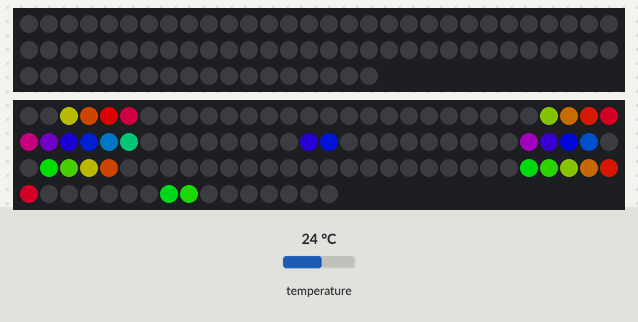
The sketch below on a simulated Arduino Uno, built with avr-gcc and run on an emulated ATmega328P. On the bench: 78 RGB LEDs in strip order, left to right, continuing on the next row, 106 RGB LEDs in strip order, left to right, continuing on the next row. The test bench sets the inputs (shaded band); at power-on: temperature 24 °C. Dim RGB values are drawn brighter than linear; what the sketch prints to the serial monitor is not drawn.

Above: at 6.1 s.

The sketch:

LettersTest.ino
```cpp
#include <Adafruit_NeoPixel.h>

#include "RTClib.h"
//RTCZero rtc;
RTC_DS3231 rtc;
#define DayLED_PIN    4
#define Day_Count  78
#define DateLED_PIN    3
#define Date_Count  106
int pixelsDOW[78];
Adafruit_NeoPixel stripDay(Day_Count, DayLED_PIN, NEO_GRB + NEO_KHZ800);
Adafruit_NeoPixel stripDate(Date_Count, DateLED_PIN, NEO_GRB + NEO_KHZ800);
//each digit has 26 pixels
int pixelsDate[106];
int numdigits(int i) {
  char str[20];

  sprintf(str, "%d", i);
  return (strlen(str));
}


void outputDigitsDOW(char letter1, char letter2, char letter3) {
  int nums[][26] = {
    // 0   1   2   3   4   5   6   7   8   9  10  11  12  13  14  15  16  17  18  19  20  21  22  23  24  25
    {  0,  1, -1, -1, -1, -1, -1, -1, -1, -1, 10, 11, 12, 13, -1, -1, 16, 17, -1, -1, 20, 21, 22, 23, 24, 25  }, // m //0
    { -1, -1, -1, -1, -1, -1, -1, -1, -1, -1, 10, 11, 12, 13, 14, 15, 16, 17, -1, -1, 20, 21, 22, 23, 24, 25  }, // o //1
    {  0,  1, -1, -1, -1, -1,  6,  7, -1, -1, 10, 11, 12, 13, 14, 15, -1, -1, -1, -1, 20, 21, 22, 23, -1, -1  }, // n //2
    {  0,  1,  2,  3,  4,  5, -1, -1,  8,  9, 10, 11, 12, 13, -1, -1, 16, 17, 18, 19, 20, 21, -1, -1, 24, 25  }, // t //3
    { -1, -1, -1, -1, -1, -1,  6,  7, -1, -1, 10, 11, 12, 13, 14, 15, 16, 17, -1, -1, 20, 21, 22, 23, 24, 25  }, // u //4
    { -1, -1,  2,  3,  4,  5, -1, -1, -1, -1, -1, -1, 12, 13, 14, 15, 16, 17, -1, -1, 20, 21, 22, 23, 24, 25  }, // e //5
    { -1, -1, -1, -1, -1, -1,  6,  7, -1, -1, 10, 11, 12, 13, 14, 15, 16, 17, -1, -1, 20, 21, -1, -1, 24, 25  }, // w //6
    {  0, -1, -1, -1, -1, -1, -1,  7,  8,  9, 10, 11, 12, 13, -1, -1, 16, 17, 18, 19, 20, 22, -1, -1, 24, 25  }, // d //7
    {  0,  1, -1, -1, -1, -1,  6,  6, -1, -1, -1, -1, 12, 13, 14, 15, 16, 17, -1, -1, 20, 21, 22, 23, 24, 25  }, // h //8
    {  0,  1,  2,  3, -1, -1, -1, -1, -1, -1, -1, -1, 12, 13, 14, 15, 16, 17, -1, -1, 20, 21, 22, 23, -1, -1  }, // r //9
    {  0,  1,  2,  3,  4,  5, -1, -1, -1, -1, -1, -1, 12, 13, 14, 15, 16, 17, -1, -1, 20, 21, 22, 23, 24, 25  }, // f //10
    {  0,  1,  2,  3,  4,  5,  6,  7,  8,  9, 10, 11, 12, 13, -1, -1, 16, 17, 18, 19, 20, 21, -1, -1, 24, 25  }, // i //11
    { -1, -1, -1, -1,  4,  5, -1, -1, -1, -1, -1, -1, 12, 13, 14, 15, 16, 17, 18, 19, 20, 21, 22, 23, 24, 25  }, // s //12
    {  0,  1, -1, -1, -1, -1, -1, -1, -1, -1, -1, -1, 12, 13, 14, 15, 16, 17, -1, -1, 20, 21, 22, 23, 24, 25  }, // a //13
  };
  switch (letter1) {
      break;
    case 'm':
      for (int j = 0; j < 26; j++) {
        pixelsDOW[j] = nums[0][j - 0] ;
      }
      break;
    case 'o':
      for (int j = 0; j < 26; j++) {
        pixelsDOW[j] = nums[1][j - 0] ;
      }
      break;
    case 'n':
      for (int j = 0; j < 26; j++) {
        pixelsDOW[j] = nums[2][j - 0] ;
      }
      break;
    case 't':
      for (int j = 0; j < 26; j++) {
        pixelsDOW[j] = nums[3][j - 0] ;
      }
      break;
    case 'u':
      for (int j = 0; j < 26; j++) {
        pixelsDOW[j] = nums[4][j - 0] ;
      }
      break;
    case 'e':
      for (int j = 0; j < 26; j++) {
        pixelsDOW[j] = nums[5][j - 0];
      }
      break;
    case 'w':
      for (int j = 0; j < 26; j++) {  //
        pixelsDOW[j] = nums[6][j - 0];
      }
      break;
    case 'd':
      for (int j = 0; j < 26; j++) {
        pixelsDOW[j] = nums[7][j - 0] ;
      }
      break;
    case 'h':
      for (int j = 0; j < 26; j++) {
        pixelsDOW[j] = nums[8][j - 0] ;
      }
      break;
    case 'r':
      for (int j = 0; j < 26; j++) {
        pixelsDOW[j] = nums[9][j - 0] ;
      }
      break;
    case 'f':
      for (int j = 0; j < 26; j++) {
        pixelsDOW[j] = nums[10][j - 0] ;
      }
      break;
    case 'i':
      for (int j = 0; j < 26; j++) {
        pixelsDOW[j] = nums[11][j - 0] ;
      }
      break;
    case 's':
      for (int j = 0; j < 26; j++) {
        pixelsDOW[j] = nums[12][j - 0] ;
      }
      break;
    case 'a':
      for (int j = 0; j < 26; j++) {
        pixelsDOW[j] = nums[13][j - 0] ;
      }
      break;
    default:
      for (int j = 52; j < 78; j++) {
        pixelsDOW[j] = j;
      }
      break;
  }
  switch (letter2) {
      break;
    case 'm':
      for (int j = 26; j < 52; j++) {
        pixelsDOW[j] = nums[0][j - 26] ;
      }
      break;
    case 'o':
      for (int j = 26; j < 52; j++) {
        pixelsDOW[j] = nums[1][j - 26] ;
      }
      break;
    case 'n':
      for (int j = 26; j < 52; j++) {
        pixelsDOW[j] = nums[2][j - 26] ;
      }
      break;
    case 't':
      for (int j = 26; j < 52; j++) {
        pixelsDOW[j] = nums[3][j - 26] ;
      }
      break;
    case 'u':
      for (int j = 26; j < 52; j++) {
        pixelsDOW[j] = nums[4][j - 26] ;
      }
      break;
    case 'e':
      for (int j = 26; j < 52; j++) {
        pixelsDOW[j] = nums[5][j - 26];
      }
      break;
    case 'w':
      for (int j = 26; j < 52; j++) {  //
        pixelsDOW[j] = nums[6][j - 26];
      }
      break;
    case 'd':
      for (int j = 26; j < 52; j++) {
        pixelsDOW[j] = nums[7][j - 26] ;
      }
      break;
    case 'h':
      for (int j = 26; j < 52; j++) {
        pixelsDOW[j] = nums[8][j - 26] ;
      }
      break;
    case 'r':
      for (int j = 26; j < 52; j++) {
        pixelsDOW[j] = nums[9][j - 26] ;
      }
      break;
    case 'f':
      for (int j = 26; j < 52; j++) {
        pixelsDOW[j] = nums[10][j - 26] ;
      }
      break;
    case 'i':
      for (int j = 26; j < 52; j++) {
        pixelsDOW[j] = nums[11][j - 26] ;
      }
      break;
    case 's':
      for (int j = 26; j < 52; j++) {
        pixelsDOW[j] = nums[12][j - 26] ;
      }
      break;
    case 'a':
      for (int j = 26; j < 52; j++) {
        pixelsDOW[j] = nums[13][j - 26] ;
      }
      break;
    default:
      for (int j = 52; j < 78; j++) {
        pixelsDOW[j] = j - 26;
      }

      break;
  }
  switch (letter3) {
      break;
    case 'm':
      for (int j = 52; j < 78; j++) {
        pixelsDOW[j] = nums[0][j - 52] ;
      }
      break;
    case 'o':
      for (int j = 52; j < 78; j++) {
        pixelsDOW[j] = nums[1][j - 52] ;
      }
      break;
    case 'n':
      for (int j = 52; j < 78; j++) {
        pixelsDOW[j] = nums[2][j - 52] ;
      }
      break;
    case 't':
      for (int j = 52; j < 78; j++) {
        pixelsDOW[j] = nums[3][j - 52] ;
      }
      break;
    case 'u':
      for (int j = 52; j < 78; j++) {
        pixelsDOW[j] = nums[4][j - 52] ;
      }
      break;
    case 'e':
      for (int j = 52; j < 78; j++) {
        pixelsDOW[j] = nums[5][j - 52];
      }
      break;
    case 'w':
      for (int j = 52; j < 78; j++) {  //
        pixelsDOW[j] = nums[6][j - 52];
      }
      break;
    case 'd':
      for (int j = 52; j < 78; j++) {
        pixelsDOW[j] = nums[7][j - 52] ;
      }
      break;
    case 'h':
      for (int j = 52; j < 78; j++) {
        pixelsDOW[j] = nums[8][j - 52] ;
      }
      break;
    case 'r':
      for (int j = 52; j < 78; j++) {
        pixelsDOW[j] = nums[9][j - 52] ;
      }
      break;
    case 'f':
      for (int j = 52; j < 78; j++) {
        pixelsDOW[j] = nums[10][j - 52] ;
      }
      break;
    case 'i':
      for (int j = 52; j < 78; j++) {
        pixelsDOW[j] = nums[11][j - 52] ;
      }
      break;
    case 's':
      for (int j = 52; j < 78; j++) {
        pixelsDOW[j] = nums[12][j - 52] ;
      }
      break;
    case 'a':
      for (int j = 52; j < 78; j++) {
        pixelsDOW[j] = nums[13][j - 52] ;
      }
      break;
    default:
      for (int j = 52; j < 78; j++) {
        pixelsDOW[j] = j - 52;
      }
      break;
  }
}

void setup() {
  Serial.begin(9600);
  stripDay.begin();  // INITIALIZE NeoPixel strip object (REQUIRED)
  stripDay.show();   // Turn OFF all pixels ASAP
  stripDay.clear();
  stripDay.setBrightness(150);

  stripDate.begin();  // INITIALIZE NeoPixel strip object (REQUIRED)
  stripDate.show();   // Turn OFF all pixels ASAP
  stripDate.clear();
  stripDate.setBrightness(150);
  rtc.begin();
  //outputDigits (9,2,3,5);
  //  char *c = &PSTDOW1[0];
  //     char *d = &PSTDOW2[0];
  //     char *e = &PSTDOW3[0];
  //  outputDigitsDOW ('s', 'a', 't');
  //stripDay.setPixelColor(i, stripDay.Color(150, 0,  150));

}
uint32_t Wheel(byte WheelPos) {
  if (WheelPos < 85) {
    return stripDay.Color(WheelPos * 3, 255 - WheelPos * 3, 0);
  } else if (WheelPos < 170) {
    WheelPos -= 85;
    return stripDay.Color(255 - WheelPos * 3, 0, WheelPos * 3);
  } else {
    WheelPos -= 170;
    return stripDay.Color(0, WheelPos * 3, 255 - WheelPos * 3);
  }
}
void loop() {
  uint16_t i, j;

  for (i = 0; i < stripDay.numPixels(); i++) {
    if (pixelsDOW[i] == -1) {
      //      stripDay.setPixelColor(i, stripDay.Color(150, 0,  150));
      stripDay.setPixelColor(i, Wheel((i * 21 + j) & 255));

    } else {
      stripDay.setPixelColor(i, stripDay.Color(0, 0,  0));

      //  stripSecondRow.setPixelColor(i, Wheel((i * 21 + j) & 255));
    }
  }

  for (i = 0; i < stripDate.numPixels(); i++) {
    if (pixelsDate[i] == -1) {
      //      stripDay.setPixelColor(i, stripDay.Color(150, 0,  150));
      stripDate.setPixelColor(i, Wheel((i * 21 + j) & 255));

    } else {
      stripDate.setPixelColor(i, stripDate.Color(0, 0,  0));

      //  stripSecondRow.setPixelColor(i, Wheel((i * 21 + j) & 255));
    }
  }


  delay(3000);
  stripDay.show();
  stripDate.show();
  //Serial.println(rtc.getTemperature());ppp
  // outputDigitsDOW ('m', 'o', 'n');
  //outputDigitsDOW ('t', 'u', 'e');
  //outputDigitsDOW ('w', 'e', 'd');
  //outputDigitsDOW ('t', 'h', 'u');
  //outputDigitsDOW ('f', 'r', 'i');
  //outputDigitsDOW ('s', 'a', 't');
  //outputDigitsDOW ('s', 'u', 'n');

  Serial.print("Temperature: ");
  Serial.print(rtc.getTemperature());
  Serial.println(" C");


  Serial.println("xyzzy");
  outputDigitsTemp(40, "F");
  //  outputDigitsTemp(rtc.getTemperature(), "F");
}


void outputDigitsTemp(int Temperature, String units) {
  String temp1;
  String temp2;
  String temp3;
  int digit2;
  int digit3;
  int digit1;
  int Temp3;
  String TempUnits;
  bool ShowThirdDigit = false;
  if (units == "F") {
    Serial.println("CaveMan Temperature");
    Serial.println(numdigits(Temperature));
    Serial.println(Temperature);
    int Temperature2 = (Temperature * 1.8) + 32;
    temp1 = String(Temperature2).substring(0, 1);
    temp2 = String(Temperature2).substring(1, 2);
    if (numdigits(Temperature2) > 2) {
      ShowThirdDigit = true;
      temp3 = String(Temperature2).substring(2, 3);
      digit3 = temp3.toInt();
    } else {
    }
    digit1 = temp1.toInt();
    digit2 = temp2.toInt();
    Serial.println((String)digit1);
    Serial.println((String)digit2);
    TempUnits = "F";
  } else {
    temp1 = String(Temperature).substring(0, 1);
    temp2 = String(Temperature).substring(1, 2);
    if (numdigits(Temperature) > 2) {
      ShowThirdDigit = true;
      temp3 = String(Temperature).substring(2, 3);
      digit3 = temp3.toInt();
    } else {
    }
    digit1 = temp1.toInt();
    digit2 = temp2.toInt();
    TempUnits = "C";
  }
  int nums[][26] = {
    // 0   1   2   3   4   5   6   7   8   9  10  11  12  13  14  15  16  17  18  19  20  21  22  23  24  25  26
    { -1, -1, -1, -1, -1, -1, -1, -1, -1, -1, 10, 11, 12, 13, 14, 15, 16, 17, -1, -1, 20, 21, 22, 23, 24, 25  }, // 0 //seems ok
    {  0,  1, -1, -1, -1, -1,  6,  7,  8,  9, 10, 11, 12, 13, 14, 15, 16, 17, 18, 19, 20, 21, 22, 23, 24, 25  },        // 1 //seems ok
    { -1, -1,  2,  3, -1, -1, -1, -1,  8,  9, -1, -1, 12, 13, 14, 15, 16, 17, -1, -1, 20, 21, 22, 23, 24, 25  }, // 2 //seems ok
    { -1, -1, -1, -1, -1, -1, -1, -1,  8,  9, -1, -1, 12, 13, 14, 15, 16, 17, 18, 19, 20, 21, 22, 23, 24, 25  },   // 3
    {  0,  1, -1, -1, -1, -1,  6,  7, -1, -1, -1, -1, 12, 13, 14, 15, 16, 17, 18, 19, 20, 21, 22, 23, 24, 25  },      // 4 //ok
    { -1, -1, -1, -1,  4,  5, -1, -1, -1, -1, -1, -1, 12, 13, 14, 15, 16, 17, 18, 19, 20, 21, 22, 23, 24, 25  },   // 5////numbers represent the pixels that are NOT LIT
    { -1, -1, -1, -1,  4,  5, -1, -1, -1, -1, -1, -1, 12, 13, 14, 15, 16, 17, -1, -1, 20, 21, 22, 23, 24, 25  },   // 6
    {  0,  1, -1, -1, -1, -1, -1, -1,  8,  9, 10, 11, 12, 13, 14, 15, 16, 17, 18, 19, 20, 21, 22, 23, 24, 25  },      // 7 //seems ok
    { -1, -1, -1, -1, -1, -1, -1, -1, -1, -1, -1, -1, 12, 13, 14, 15, 16, 17, -1, -1, 20, 21, 22, 23, 24, 25  }, // 8 //seems ok
    { -1, -1, -1, -1, -1, -1, -1, -1, -1, -1, -1, -1, 12, 13, 14, 15, 16, 17, 18, 19, 20, 21, 22, 23, 24, 25  }, // 9 //seems ok
    { -1, -1,  2,  3,  4,  5, -1, -1, -1, -1, 10, 11, 12, 13, 14, 15, 16, 17, -1, -1, 20, 21, 22, 23, 24, 25  },     // C (for Temp)
    {  0,  1,  2,  3,  4,  5, -1, -1, -1, -1, -1, -1, 12, 13, 14, 15, 16, 17, -1, -1, 20, 21, 22, 23, 24, 25  },        // F (for Temp)
    {  0,  1,  2,  3,  4,  5,  6,  7,  8,  9, 10, 11, 12, 13, 14, 15, 16, 17, 18, 19, 20, 21, 22, 23, 24, 25  },            // all off
    {  0,  1,  2,  3,  4,  5,  6,  7,  8,  9, -1, -1, 12, 13, 14, 15, 16, 17, 18, 19, 20, 21, 22, 23, 24, 25  },            // negative
  };

  if ((String)temp1 == "-") {
    for (int j = 0; j < 26; j++) { //first date digit.  month1
      pixelsDate[j] = nums[13][j];
    }
  } else {
    for (int j = 0; j < 26; j++) { //first date digit.  month1
      pixelsDate[j] = nums[digit1][j];
    }
  }
  for (int j = 26; j < 52; j++) {  // third digit.. a 7
    if (nums[digit2][j - 26] == -1) {
      pixelsDate[j] = -1;
    } else {
      pixelsDate[j] = nums[digit2][j - 26] + 26;
    }
  }

  if (ShowThirdDigit) {
    for (int j = 53; j < 79; j++) {  //third date digit.  day1
      if (nums[digit3][j - 53] == -1) {
        pixelsDate[j] = -1;
      } else {
        pixelsDate[j] = nums[digit3][j - 53] + 53;
      }
    }
  } else {
    for (int j = 53; j < 79; j++) {  // second digit... a 3
      if (nums[12][j - 53] == -1) {
        pixelsDate[j] = -1;
      } else {
        pixelsDate[j] = nums[12][j - 53] + 53;
      }
    }
  }


  if (units == "F") {
    for (int j = 79; j < 105; j++) {  // first digit.  a 3
      if (nums[11][j - 79] == -1) {
        pixelsDate[j] = -1;
      } else {
        pixelsDate[j] = nums[11][j - 79] + 79;
      }
    }
  } else {
    for (int j = 0; j < 14; j++) {  // first digit.  a 3
      for (int j = 79; j < 105; j++) {  // first digit.  a 3
        if (nums[10][j - 79] == -1) {
          pixelsDate[j] = -1;
        } else {
          pixelsDate[j] = nums[10][j - 79] + 79;
        }
      }
    }
  }
}
```
